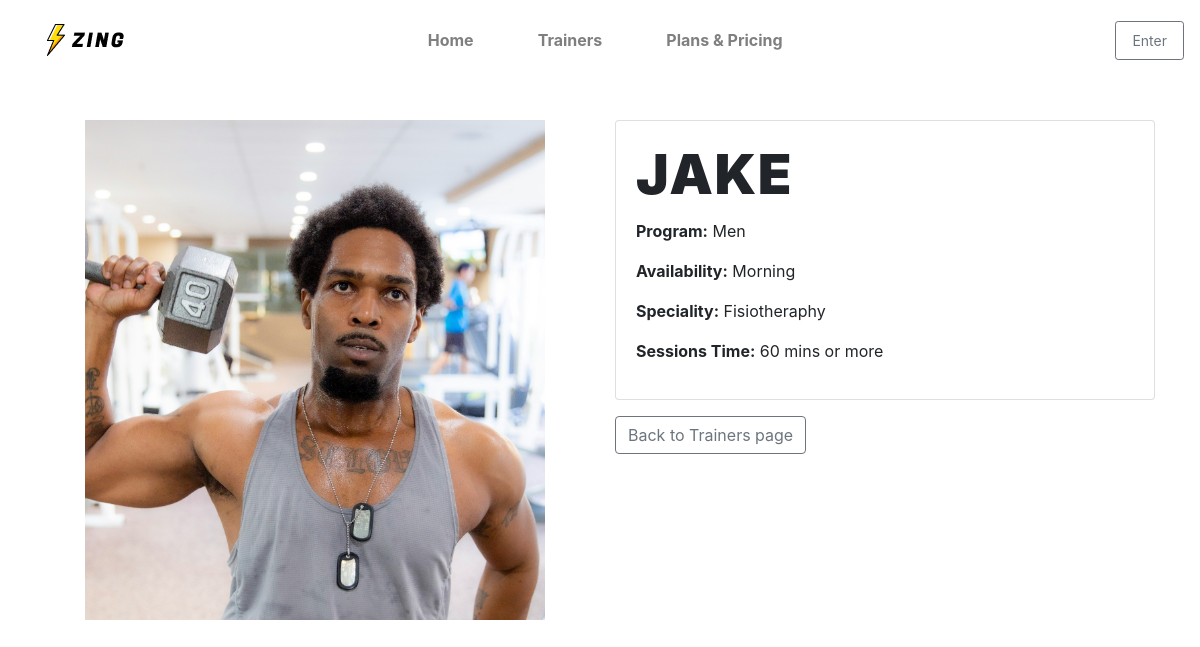
/trainers/1/, run on the app's committed database.
### trainers/models.py (models this page shows, shortened)
class Trainer(models.Model):
    MORNING = 'morning'
    AFTERNOON = 'afternoon'
    EVENING = 'evening'
    ALL = 'all'
    AVAILABILITY_CHOICES = [
        (MORNING, 'Morning'),
        (AFTERNOON, 'Afternoon'),
        (EVENING, 'Evening'),
        (ALL, 'All'),
    ]
    FISOTHERAPHY = 'fisiotherapy'
    PRAGNANCE = 'pragnance'
    ACCESSIBILITY = 'accessibility'
    SPECIALLITY_CHOICES = [
        (FISOTHERAPHY, 'Fisiotheraphy'),
        (PRAGNANCE, 'Pragnance'),
        (ACCESSIBILITY, 'Accessibility'),
    ]
    SHORT = 'less_time'
    MID = 'half_time'
    LONG = 'full_time'
    ALL = 'all'
    SESSION_CHOICES = [
        (MID, '30 mins to 45 mins'),
        (LONG, '60 mins or more'),
        (ALL, 'All'),
    ]
    name = models.CharField(max_length=100)
    programs = models.CharField(max_length=50, choices=[('women', 'Women'), ('men', 'Men'), ('children', 'Children'), ('all', 'All')])
    availability = models.CharField(max_length=50, choices=AVAILABILITY_CHOICES, default=ALL)
    speciality = models.CharField(max_length=50, choices=SPECIALLITY_CHOICES, default=ALL)
    sessions = models.CharField(max_length=50, choices=SESSION_CHOICES, default=ALL)
    image = models.ImageField(default=ALL)

### trainers/views.py (the view)
# urls.py: path('<int:trainer_id>/', views.trainer_detail, name='trainer_detail'),
def trainer_detail(request, trainer_id):
    trainer = get_object_or_404(Trainer, pk=trainer_id)
    return render(request, 'trainers/trainer_detail.html', {'trainer': trainer})

### trainers/templates/trainers/trainer_detail.html (shortened to what this page needs)
{% extends "base.html" %}
{% load static %}
{% block content %}
<div class="container mt-md-5">
  <div class="row d-flex justify-content-around">
      <div class="col-lg-6">
          <div class="d-flex justify-content-center">
              <img src="{% if trainer.image_url %}{{ trainer.image_url }}{% elif trainer.image %}{{ trainer.image.url }}{% endif %}" class="img-fluid" alt="{{ trainer.name }}" style="max-width: 500px; max-height: 500px;">
          </div>
      </div>
      <div class="col-lg-6">
          <div class="card">
              <div class="card-body">
                  <h1 class="card-title">{{ trainer.name }}</h1>
                  <p><strong>Program:</strong> {{ trainer.get_programs_display }}</p>
                  <p><strong>Availability:</strong> {{ trainer.get_availability_display }}</p>
                  <p><strong>Speciality:</strong> {{ trainer.get_speciality_display }}</p>
                  <p><strong>Sessions Time:</strong> {{ trainer.get_sessions_display }}</p>
              </div>
          </div>
          <a href="{% url 'trainers' %}" class="btn btn-outline-secondary mt-3" >Back to Trainers page</a>
      </div>
  </div>
</div>
{% endblock %}

### static/css/base.css (style rules this page uses)
html { height: 100%; }
h1 { font-weight: 900; text-transform: uppercase; font-size: 55px; letter-spacing: 1.5px; }
.card-body { display: flex; flex-direction: column; justify-content: space-between; height: 100%; }

### data on the page
Trainer: image (picture), name "JAKE", programs "Men", availability "Morning", speciality "Fisiotheraphy", sessions "60 mins or more"
